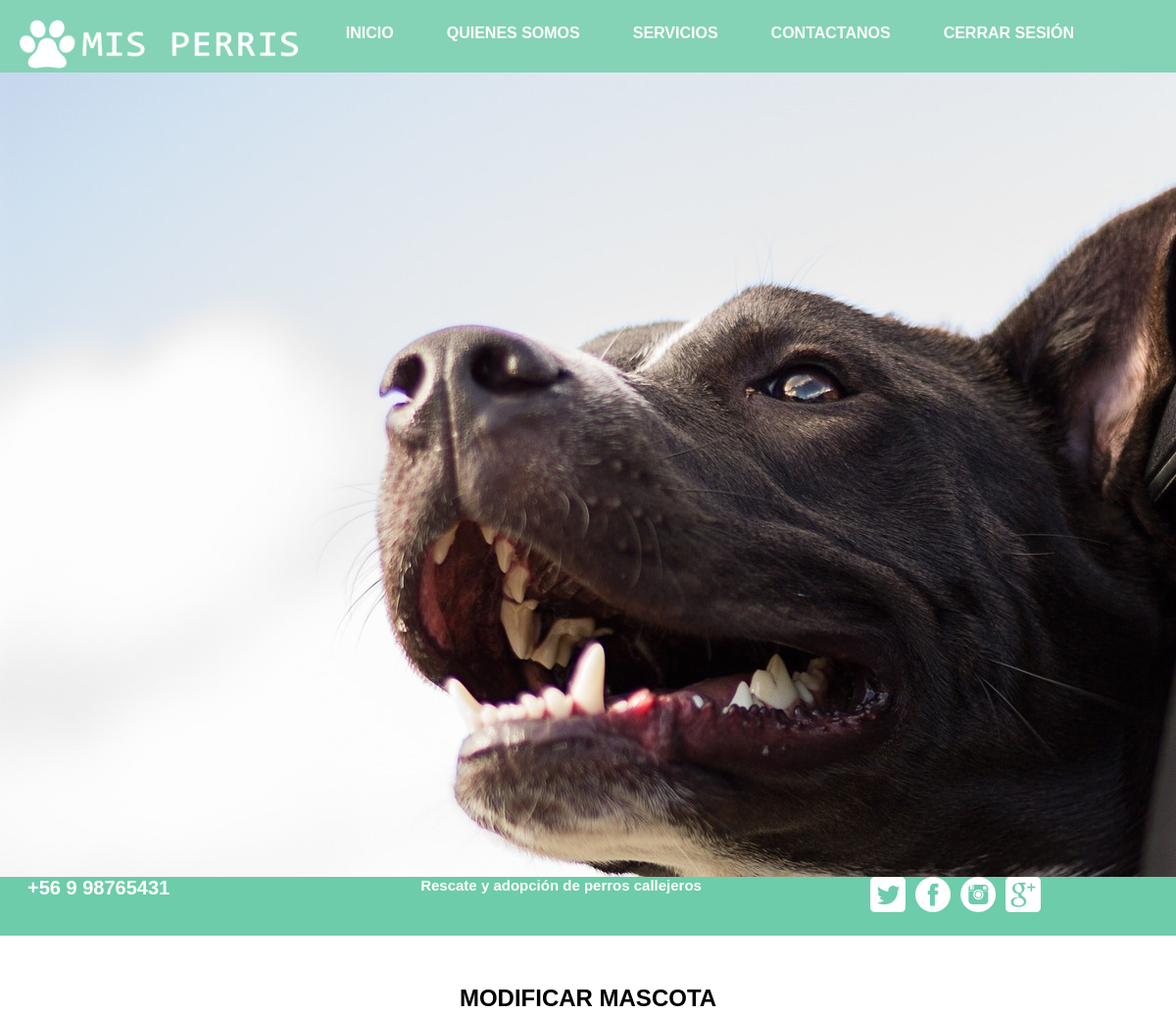
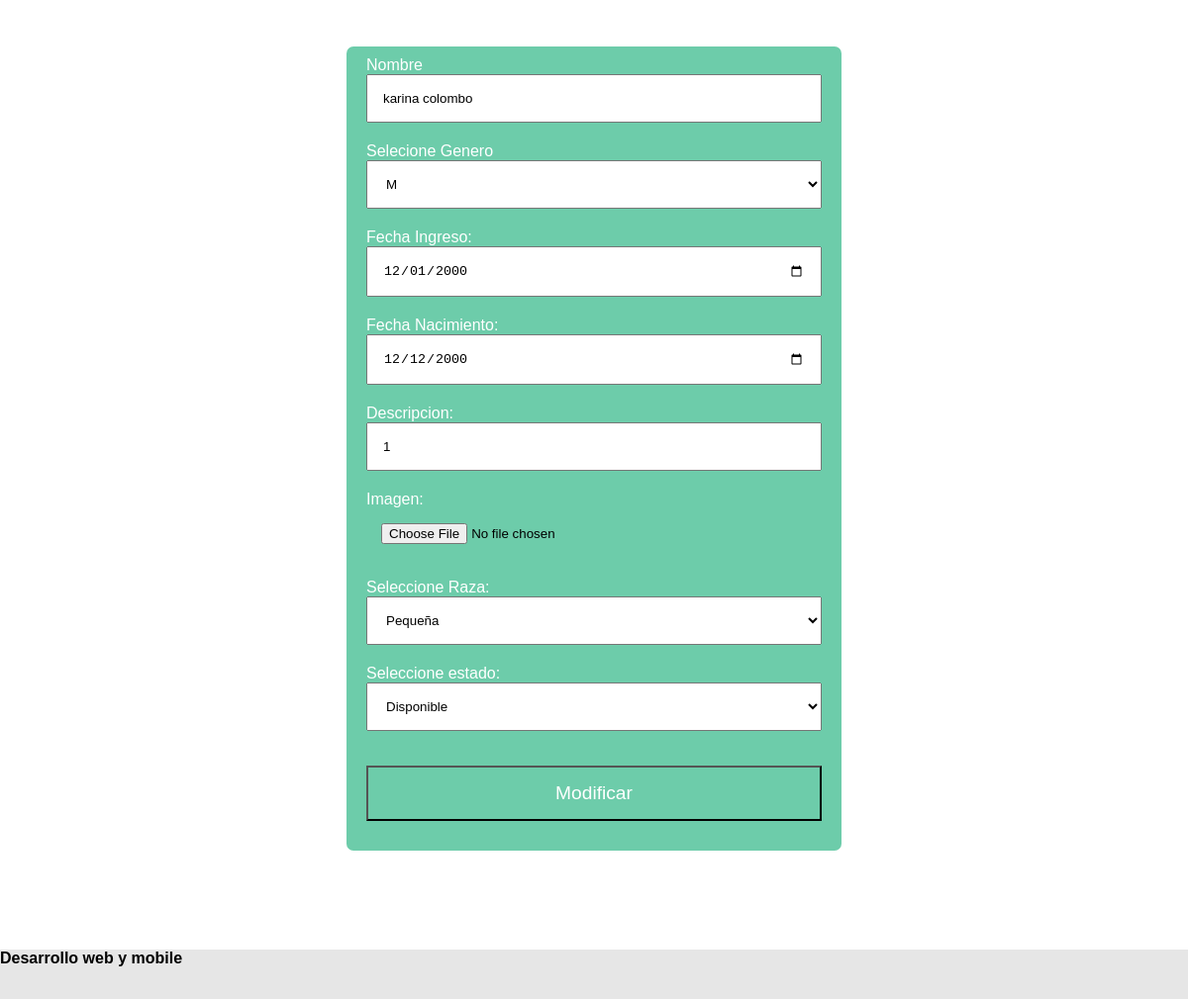
Screenshot of /modificar_mascota/4/ (signed in) with the database file from the repository (2 pictures, top to bottom).
### core/models.py (models this page shows, shortened)
class Mascota(models.Model):
    nombre = models.CharField(max_length=50)
    genero = models.CharField(max_length=50)
    fechaIngreso = models.DateField(max_length=10)
    fechaNacimiento = models.DateField(max_length=10)
    descripcion = models.CharField(max_length=50)
    model_pic = models.ImageField(upload_to = 'pic_folder/')
    raza = models.ForeignKey(Raza, on_delete=models.CASCADE)
    tipo = models.ForeignKey(Tipo, on_delete=models.CASCADE)
    def formato_fechaIngreso(self):
        return self.fechaIngreso.strftime("%Y-%m-%d")
    def formato_fechaNacimiento(self):
        return self.fechaNacimiento.strftime("%Y-%m-%d")
    class Meta:
        verbose_name = "Mascota"
        verbose_name_plural = "Mascotas"

class Raza(models.Model):
    raza = models.CharField(max_length=50)

class Tipo(models.Model):
    tipo = models.CharField(max_length=50)

### core/views.py (the view, shortened to what this page needs)
# urls.py: path('modificar_mascota/<id>/', modificar_mascota, name="api_modificar_mascota"),
@login_required
def modificar_mascota(request, id):
    raza = Raza.objects.all()
    tipo = Tipo.objects.all()
    mascota = Mascota.objects.get(id=id)
    variables = {
        'raza':raza,
        'tipo':tipo,
        'mascota':mascota
    }
    return render(request, 'core/modificar_mascota.html', variables)

### core/templates/core/modificar_mascota.html (shortened to what this page needs)
{% extends 'core/base.html' %}
{% load static %}
{% block contenido %}
<div class="contact-main">
        <h2 class="subhead">Modificar Mascota</h2>
<form action="" method="post"  id="formularioMascota" >
    <label for="">Nombre</label>
    <input type="text" name="nombre" id="nombre" onkeypress='return soloLetras(event)' placeholder="NOMBRE" value="{{ mascota.nombre }}">
    <label for="">Selecione Genero</label>
    <select value="{{ mascota.genero }}">
                <option>M</option>
    </select>
    <label for="">Fecha Ingreso:</label>
    <input type="date" name="fechaIngreso" id="fechaIngreso"  value="{{ mascota.formato_fechaIngreso }}">
    <label for="">Fecha Nacimiento:</label>
    <input type="date" name="fechaNacimiento" id="fechaNacimiento"  value="{{ mascota.formato_fechaNacimiento }}">
    <label for="">Descripcion:</label>
    <input type="text" name="descripcion" id="descripcion"  value="{{ mascota.descripcion }}">
    <label for="">Imagen:</label>
    <input id="id_image" type="file" class="" name="image"  value="{{ mascota.imagen }}">
    <label for="">Seleccione Raza:</label>
    <select name="cboRaza" id="cboRaza">
            {% for r in raza %}
                <option
                {% if r.id == mascota.raza.id %}
                {{ 'selected' }}
                {% endif %}
                value="{{ r.id }}">{{ r.raza }}</option>
            {% endfor %}
    </select>
    <label for="">Seleccione estado:</label>
    <select name="cboTipo" id="cboTipo">
            {% for r in tipo %}
                <option
                {% if r.id == mascota.tipo.id %}
                {{ 'selected' }}
                {% endif %}
                value="{{ r.id }}">{{ r.tipo }}</option>
            {% endfor %}
    </select>
    <input type="submit" value="Modificar" id="BOTONA">
</form>
</div>
{% endblock contenido %}

### core/static/core/css/Estilos.css (style rules this page uses)
* { margin: 0; padding: 0; }
.contenido > div { width: 100%; }
.contact-main form { width: 500px; margin: auto; background: rgba(255,255,255,20); background: #6DCCAA; padding: 10px 20px; box-sizing: border-box; margin-top: 50px; margin-bottom: 80px; border-radius: 7px; }
.contact-main input, textarea, select { width: 100%; margin-bottom: 20px; padding: 15px; box-sizing: border-box; }
.contact-main label { color: white; font-family: 'Franklin Gothic Medium', 'Arial Narrow', Arial, sans-serif; }
#BOTONA { background: #6DCCAA; color:white; margin-top: 15px; padding: 15px; font-family: 'Franklin Gothic Medium', 'Arial Narrow', Arial, sans-serif; font-size: larger; }
.subhead { font-weight: bold; font-family: 'Gill Sans', 'Gill Sans MT', Calibri, 'Trebuchet MS', sans-serif; text-transform: uppercase; color: black; margin-top: 30px; text-align: center; }

### rows the page displays
Mascota: nombre "karina colombo", genero "M", fechaIngreso "12/01/2000", fechaNacimiento "12/12/2000", descripcion "1", cboRaza "Pequeña", cboTipo "Disponible"
